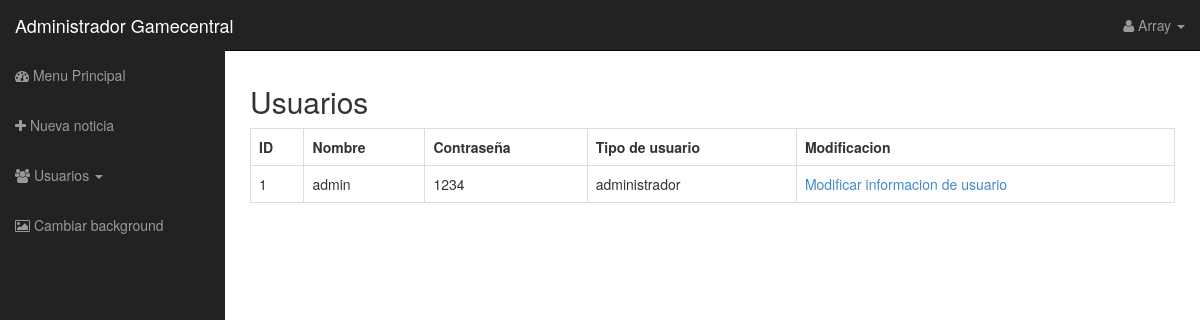
The app's page /listausuarios.php (signed in), older data.
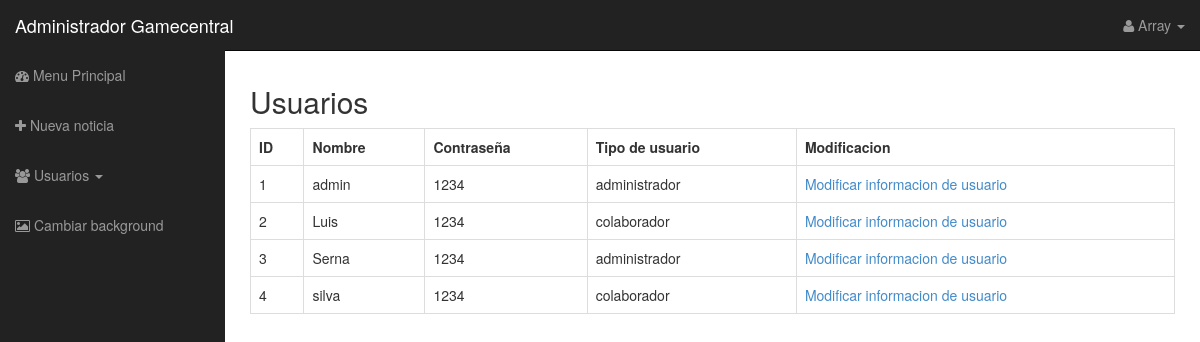
The same page, newer data.
### tables this page shows
CREATE TABLE IF NOT EXISTS `usuario` (
  `id_usuario` int(11) NOT NULL AUTO_INCREMENT,
  `nombre_usuario` varchar(50) DEFAULT NULL,
  `contrasena` varchar(20) DEFAULT NULL,
  `tipo_usuario` varchar(20) DEFAULT NULL,
  PRIMARY KEY (`id_usuario`)
);

### clases/conexion.php (called while the page is built, shortened)
<?php
class conexion{
	private $usuario = "root";
	private $contrasena = "1234";
	private $host = "localhost";
	private $conex;
	public function makeQuery($qry){
		return mysql_query($qry,$this->conex);
	}
	public function makeArray($rs){
		return mysql_fetch_array($rs);
	}
	private function makeConex(){
		$this->conex  = @mysql_connect($this->host,$this->usuario,$this->contrasena) or die("Error al conectarse");
	}
}
?>

### listausuarios.php (the view)
<?php include('headerAdmin.php');
  $db = new Conexion();
  $rs = $db->makeQuery("SELECT *FROM usuario");
?>
  <h2>Usuarios</h2>
  <table class="table table-hover table-bordered">
    <tr>
      <th>ID</th><th>Nombre</th><th>Contraseña</th><th>Tipo de usuario</th><th>Modificacion</th>
    </tr>
    <?php
    while($reg = $db->makeArray($rs)){
      echo "<td>".$reg['id_usuario']."</td><td>".$reg['nombre_usuario']."</td><td>".$reg['contrasena']."</td><td>".$reg['tipo_usuario']."</td><td><a href='modificarusuario.php?id_usuario=".$reg['id_usuario']."'>Modificar informacion de usuario</a></td></tr>";
    }
    ?>
  </table>
<?php include('footerAdmin.php'); ?>

### headerAdmin.php (shortened to what this page needs)
<?php
  $usuarioActivo = "";
  include("clases/conexion.php");
  $foo = explode( ".php", basename($_SERVER['PHP_SELF']));
  $paginaActual = $foo[0];
  $tipoUsuario = "";
  if(isset($_SESSION['usuarioActivo'])){
    $usuarioActivo = $_SESSION['usuarioActivo'];
    $tipoUsuario = $_SESSION['tipoUsuario'];
  }
  else if($paginaActual != 'loginadmin'){
    $_SESSION['error'] = "Tiene que registrarse primero";
    header('Location: /loginadmin.php');
  }
?>
<!DOCTYPE html>
<html lang="en">
  <head>
    <link href="css/bootstrap.css" rel="stylesheet">
    <link href="css/sb-admin.css" rel="stylesheet">
    <link href="css/mainAdmin.css" rel="stylesheet">
    <link rel="stylesheet" href="font-awesome/css/font-awesome.min.css">
  </head>
  <body>
    <div id="wrapper" class="<?php echo $paginaActual ?>">
      <nav class="navbar navbar-inverse navbar-fixed-top" role="navigation">
        <div class="navbar-header">
          <a class="navbar-brand" href="/indexadmin.php">Administrador Gamecentral</a>
        </div>
        <?php  if( $paginaActual != 'loginadmin'): ?>
          <div class="collapse navbar-collapse navbar-ex1-collapse">
            <ul class="nav navbar-nav side-nav">
              <li class="<?php if($paginaActual=='indexadmin') echo 'active'; ?>"><a href="/indexadmin.php"><i class="fa fa-dashboard"></i> Menu Principal</a></li>
              <li class="<?php if($paginaActual=='crearnoticia') echo 'active'; ?>"><a href="/crearnoticia.php"><i class="fa fa-plus"></i> Nueva noticia</a></li>
              <?php if($tipoUsuario == 'administrador'): ?>
                <li class="dropdown">
                  <a href="#" class="dropdown-toggle" data-toggle="dropdown"><i class="fa fa-group"></i> Usuarios <b class="caret"></b></a>
                </li>
              <?php endif; ?>
              <li class="<?php if($paginaActual=='cambiarbg') echo 'active'; ?>"><a href="/cambiarbg.php"><i class="fa fa-picture-o"></i> Cambiar background</a></li>
            </ul>
            <ul class="nav navbar-nav navbar-right navbar-user">
              <li class="dropdown user-dropdown">
                <a href="#" class="dropdown-toggle" data-toggle="dropdown"><i class="fa fa-user"></i> <?php echo $usuarioActivo ?> <b class="caret"></b></a>
              </li>
            </ul>
          </div>
        <?php endif; ?>
      </nav>
      <div id="page-wrapper">

### footerAdmin.php (shortened to what this page needs)
      </div>
    </div>
  </body>
</html>

### css/sb-admin.css (style rules this page uses)
body { margin-top: 50px; }
#wrapper { padding-left: 0; }
#page-wrapper { width: 100%; padding: 5px 15px; }
@media (min-width:768px) { #wrapper { padding-left: 225px; } }
@media (min-width:768px) { #page-wrapper { padding: 15px 25px; } }
@media (min-width:768px) { .side-nav { margin-left: -225px; left: 225px; width: 225px; position: fixed; top: 50px; height: 100%; border-radius: 0; border: none; background-color: #222222; overflow-y: auto; } }
@media (min-width:768px) { .side-nav>li>a { width: 225px; } }
@media (min-width:768px) { .navbar-collapse { padding-left: 15px !important; padding-right: 15px !important; } }

Row changes from the older to the newer data that the page shows:
added usuario: id_usuario "2", nombre_usuario "Luis", contrasena "1234", tipo_usuario "colaborador"
added usuario: id_usuario "3", nombre_usuario "Serna", contrasena "1234", tipo_usuario "administrador"
added usuario: id_usuario "4", nombre_usuario "silva", contrasena "1234", tipo_usuario "colaborador"
